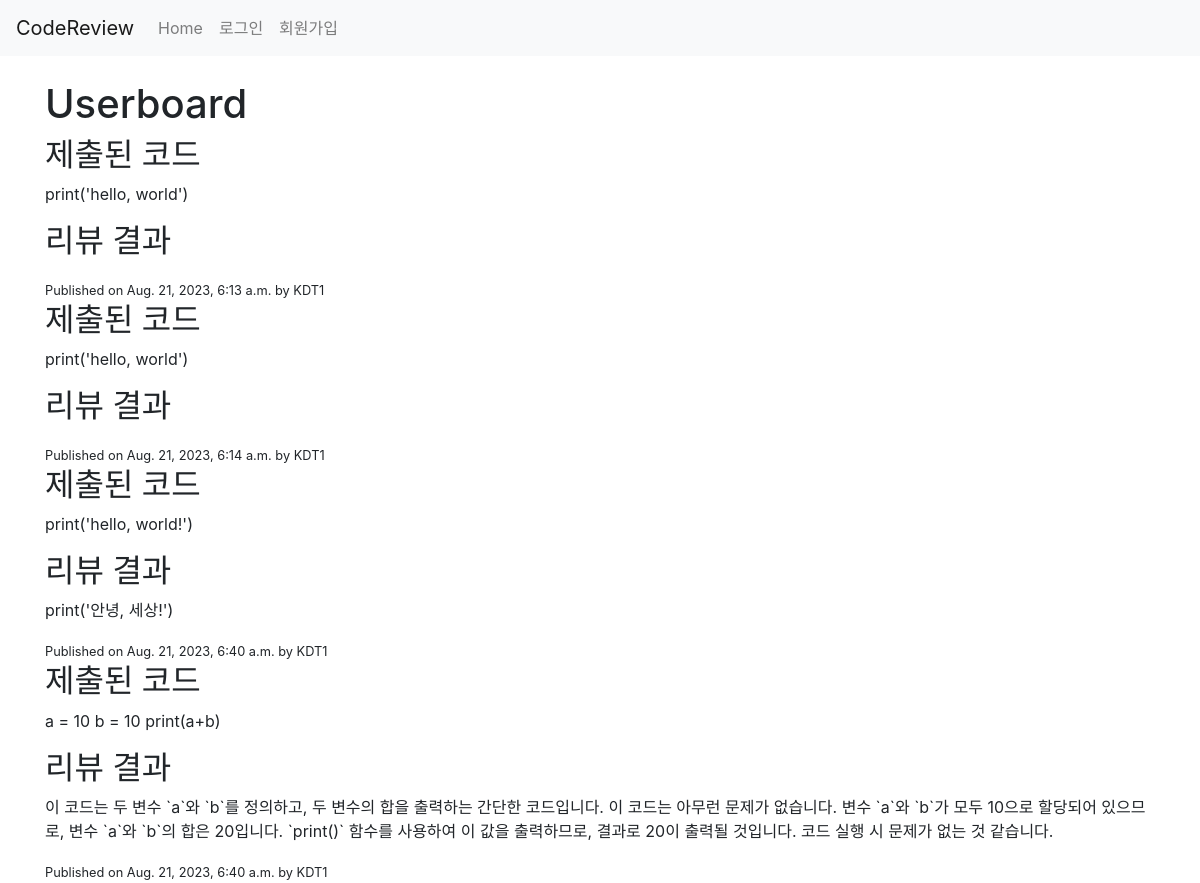
/accounts/user_board/, run on an earlier commit of the app's database.
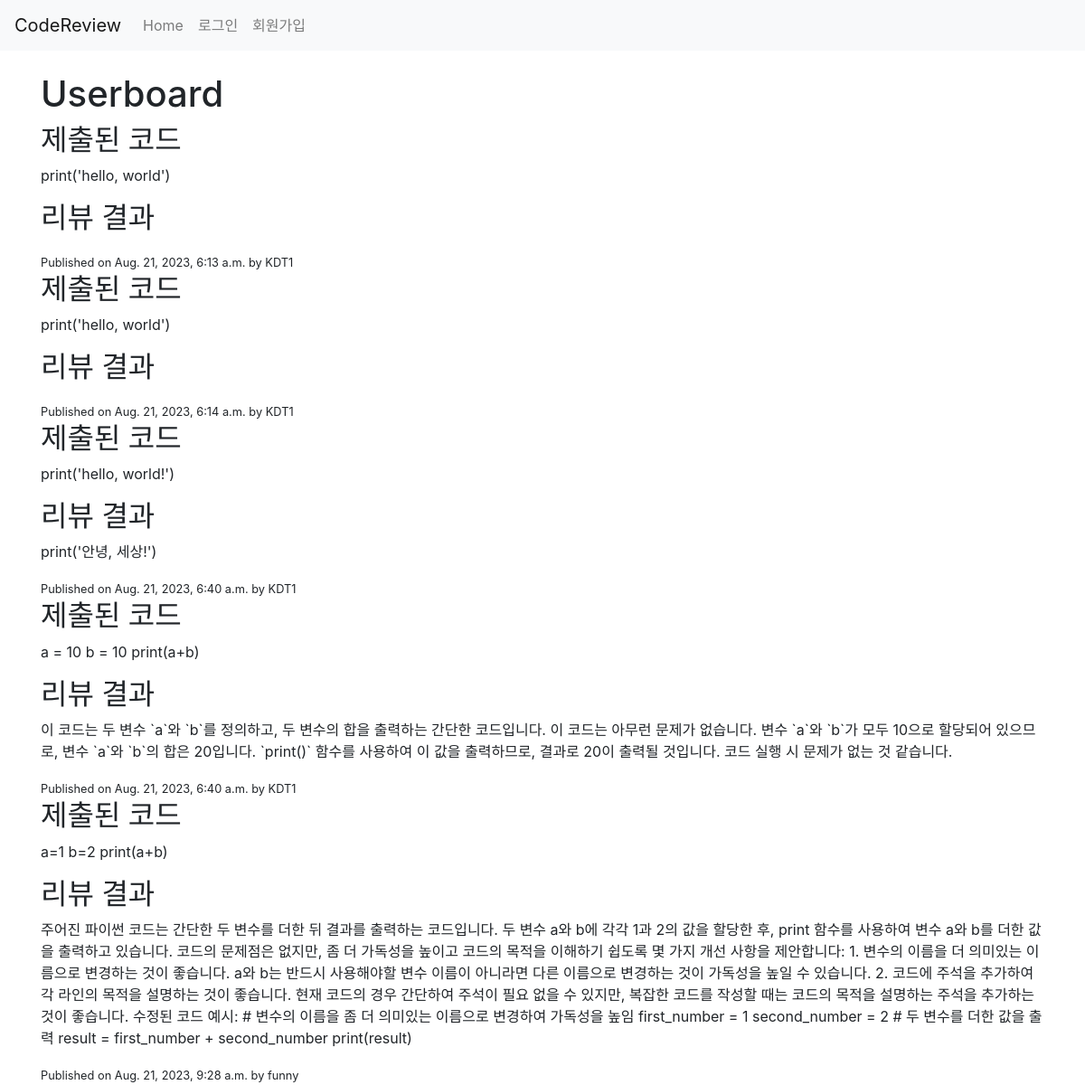
And on a later commit of the database.
### accounts/models.py (models this page shows, shortened)
class CodeReview(models.Model):
    user = models.ForeignKey(User, on_delete=models.CASCADE)
    code = models.TextField()
    review = models.TextField()
    review_result = models.TextField(blank=True, null=True)
    uploaded_file = models.FileField(upload_to='code_uploads/', null=True, blank=True)
    timestamp = models.DateTimeField(auto_now_add=True)

### accounts/views.py (the view)
# urls.py: path('user_board/', views.user_board, name='user_board')
def user_board(request):
    posts = CodeReview.objects.all() #selectall _QuerySet
    context = {'posts': posts}
    return render(request,'accounts/user_board.html',context)

### accounts/templates/accounts/user_board.html
{% extends 'base.html' %}
{% block content %}
<h1>Userboard</h1>
{% for post in posts%}
    <h2>제출된 코드</h2>
    <p>{{ post.code }}</p>
    <h2>리뷰 결과</h2>
    <p>{{ post.review_result }}</p>
    <small>Published on {{ post.timestamp}} by {{ post.user.username}}</small>
{% endfor%} {% endblock %}

### accounts/templates/base.html (shortened to what this page needs)
<!DOCTYPE html>
<html lang="en">
<head>
    <link href="https://maxcdn.bootstrapcdn.com/bootstrap/4.0.0/css/bootstrap.min.css" rel="stylesheet">
</head>
<body>
<nav class="navbar navbar-expand-lg navbar-light bg-light">
  <a class="navbar-brand" href="#">CodeReview</a>
  <div class="collapse navbar-collapse" id="navbarNav">
    <ul class="navbar-nav">
      <li class="nav-item">
        <a class="nav-link" href="{% url 'home' %}">Home</a>
      </li>
        <li class="nav-item">
        {% if user.is_authenticated %}
          <a href="{% url 'accounts_home' %}" class="btn btn-primary">계정 관리</a>
      </li>
      <li class="nav-item">
        <a class="nav-link" href="{% url 'logout' %}">로그아웃</a>
      </li>
      <li class="nav-item">
        <a class="nav-link" href="{% url 'user_board' %}">게시판</a>
      </li>
      {% else %}
      <li class="nav-item">
        <a class="nav-link" href="{% url 'login' %}">로그인</a>
      </li>
      <li class="nav-item">
        <a class="nav-link" href="{% url 'signup' %}">회원가입</a>
      </li>
      {% endif %}
    </ul>
  </div>
</nav>
<div class="container mt-4">
    {% block content %}
    {% endblock %}
</div>
</body>
</html>

What changed in the data, as far as the page shows it:
added CodeReview: code "a=1 b=2 print(a+b)", review_result "주어진 파이썬 코드는 간단한 두 변수를 더한 뒤 결과를 출력하는 코드입니다. 두 변수 a와 b에 각각 1과 2의 값을 할당한 후, print 함수를 사용하여 변수 a와 b를 더한 값을 출력하고 있습니다. 코드의 문제점은 없지만, 좀 더 가독성을 높이고 코드의 목적을 이해하기 쉽도록 몇 가지 개선 사항을 제안합니다: 1. 변수의 이름을 더 의미있는 이름으로 변경하는 것이 좋습니다. a와 b는 반드시 사용해야할 변수 이름이 아니라면 다른 이름으로 변경하는 것이 가독성을 높일 수 있습니다. 2. 코드에 주석을 추가하여 각 라인의 목적을 설명하는 것이 좋습니다. 현재 코드의 경우 간단하여 주석이 필요 없을 수 있지만, 복잡한 코드를 작성할 때는 코드의 목적을 설명하는 주석을 추가하는 것이 좋습니다. 수정된 코드 예시: # 변수의 이름을 좀 더 의미있는 이름으로 변경하여 가독성을 높임 first_number = 1 second_number = 2 # 두 변수를 더한 값을 출력 result = first_number + second_number print(result)", timestamp "Aug. 21, 2023, 9:28 a.m.", user.username "funny"
